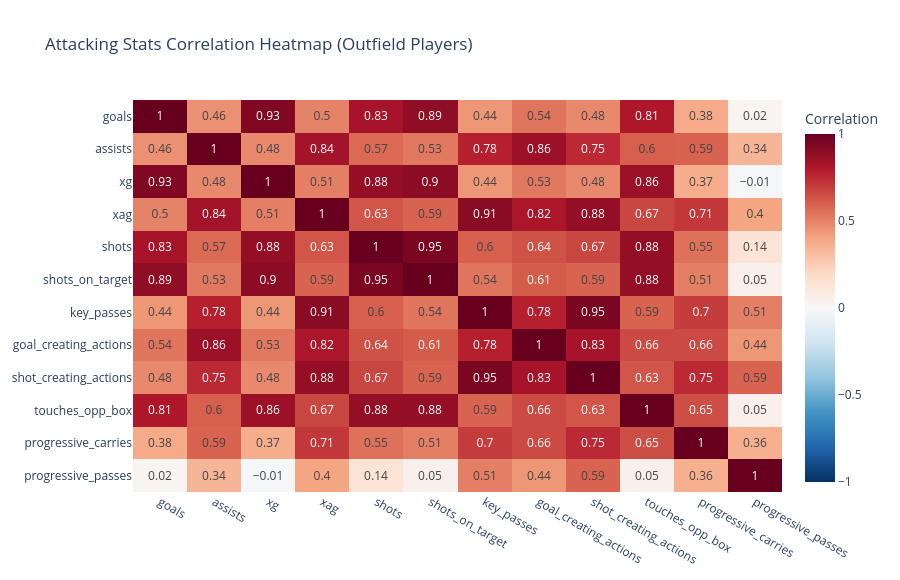

Notebook code for this chart:
### Code cell
# 6.1 Attacking Stats Correlation Heatmap
attacking_cols = ['goals', 'assists', 'xg', 'xag', 'shots', 'shots_on_target',
                  'key_passes', 'goal_creating_actions', 'shot_creating_actions',
                  'touches_opp_box', 'progressive_carries', 'progressive_passes']

attack_corr = outfield_df[attacking_cols].corr().round(2)
fig = px.imshow(attack_corr, text_auto=True, color_continuous_scale='RdBu_r',
                zmin=-1, zmax=1, title='Attacking Stats Correlation Heatmap (Outfield Players)', aspect='auto')
fig.update_layout(height=580, coloraxis_colorbar=dict(title='Correlation'))
fig.show()

### Figure 1 — Plotly figure (JSON) as saved in the notebook; plotly's stock layout.template omitted (floating-point values rounded to 4 significant figures; data arrays with more than 128 entries replaced by an {"elided": "..."} marker saying what was removed)
{"data": [{"coloraxis": "coloraxis", "hovertemplate": "x: %{x}<br>y: %{y}<br>color: %{z}<extra></extra>", "name": "0", "texttemplate": "%{z}", "type": "heatmap", "x": ["goals", "assists", "xg", "xag", "shots", "shots_on_target", "key_passes", "goal_creating_actions", "shot_creating_actions", "touches_opp_box", "progressive_carries", "progressive_passes"], "xaxis": "x", "y": ["goals", "assists", "xg", "xag", "shots", "shots_on_target", "key_passes", "goal_creating_actions", "shot_creating_actions", "touches_opp_box", "progressive_carries", "progressive_passes"], "yaxis": "y", "z": {"elided": "12x12 float values"}}], "layout": {"coloraxis": {"cmax": 1, "cmin": -1, "colorbar": {"title": {"text": "Correlation"}}, "colorscale": [[0, "rgb(5,48,97)"], [0.1, "rgb(33,102,172)"], [0.2, "rgb(67,147,195)"], [0.3, "rgb(146,197,222)"], [0.4, "rgb(209,229,240)"], [0.5, "rgb(247,247,247)"], [0.6, "rgb(253,219,199)"], [0.7, "rgb(244,165,130)"], [0.8, "rgb(214,96,77)"], [0.9, "rgb(178,24,43)"], [1, "rgb(103,0,31)"]]}, "height": 580, "title": {"text": "Attacking Stats Correlation Heatmap (Outfield Players)"}, "xaxis": {"anchor": "y", "domain": [0, 1]}, "yaxis": {"anchor": "x", "autorange": "reversed", "domain": [0, 1]}}}
